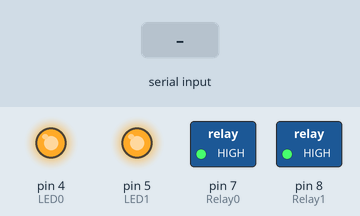
Simulated run of this sketch. Board: Arduino Uno, built with avr-gcc and run on an emulated ATmega328P. On the bench: switched loads named in the sketch (green lamp = pin HIGH), output pins drawn as LEDs (lit = HIGH). Inputs (shaded band) come from the test bench. Pins used as bus, display or sensor lines are not drawn; what the sketch prints to the serial monitor is not drawn.

Above: at 1.3 s.
1.4 s: "E" received over the second serial link
At 2.0 s:
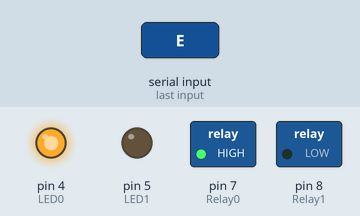
4.4 s: "e" received over the second serial link
At 5.1 s:
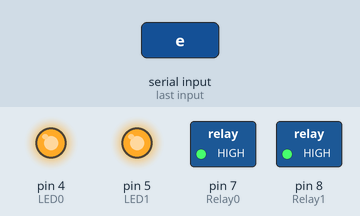
Timing chart, 0 to 7.4 s (numbered marks = the images above; inputs shaded):
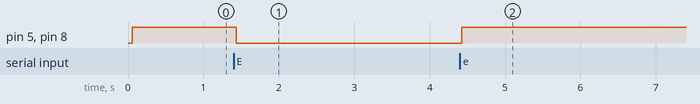

Measured:
- after the input at 1.4 s, pin 5 (LED1), pin 8 (Relay1): HIGH → LOW at once
- after the input at 4.4 s, pin 5 (LED1), pin 8 (Relay1): LOW → HIGH at once

The sketch:

SmartLockCODv1.ino
```cpp
#include <SPI.h>
#include <MFRC522.h>
#include <SoftwareSerial.h>
#include <EEPROM.h>

SoftwareSerial BTSerial(2, 3);  // RX, TX

#define SS_PIN 10
#define RST_PIN 9

byte readCard[4];

String tagID = "";
MFRC522 mfrc522(SS_PIN, RST_PIN);

#define LED0 4
#define LED1 5

#define BT_status 6

#define Relay0 7
#define Relay1 8

bool UnlockNFC = false;
bool UnlockBT = false;
bool DeviceUnlock = false;

uint32_t bt_last_millis = 0;
void setup() {
  Serial.begin(9600);
  BTSerial.begin(9600);
  SPI.begin();

  mfrc522.PCD_Init();
  delay(4);
  //Show details of PCD - MFRC522 Card Reader
  mfrc522.PCD_DumpVersionToSerial();

  pinMode(LED0, OUTPUT);
  pinMode(LED1, OUTPUT);
  pinMode(BT_status, INPUT);
  pinMode(Relay0, OUTPUT);
  pinMode(Relay1, OUTPUT);

  LockRelay0();
  LockRelay1();
  LED0_OFF();
  LED1_OFF();

  // EEPROM.write(0x10, false);
  // EEPROM.write(0x20, false);
  // EEPROM.write(0x30, false);
  // EEPROM.write(0x40, false);

  // EEPROM.write(0x10, true);
  // WriteIDToEEPROM(0x11, MasterTag);

  Serial.print("EEPROM tag1 Reg:");
  Serial.println(EEPROM.read(0x10));
  Serial.print("EEPROM tag1 ID:");
  Serial.println(GetIDFromEEPROM(0x11));

  Serial.println("--------------------------");
  Serial.println(" Access Control ");
  Serial.println("Scan Your Card>>");
  bt_last_millis = millis();
}


void loop() {
  //----------------------------------------------------------------------
  //Wait until new tag is available
  while (getID()) {
    Serial.print("ID Read Success\ntagID:");
    Serial.println(tagID);
    int tagNum = 0x10;
    for (int a = 0; a < 4; a++) {
      Serial.print("Read ID at 0x");
      Serial.println(tagNum, HEX);
      if (EEPROM.read(tagNum) == true && tagID == GetIDFromEEPROM(tagNum + 1)) {
        UnlockNFCmode();
      }
      tagNum += 0x10;
    }


    delay(2000);
    Serial.println(" Access Control ");
    Serial.println("Scan Your Card>>");
  }
  //----------------------------------------------------------------------

  if (!BTstatus) {
    UnlockBT = false;
  }
  if (UnlockBT) {
    LED1_ON();
    UnlockRelay1();
  } else {
    UnlockNFC = false;
    LED1_OFF();
    LockRelay1();
  }


  if (UnlockNFC) {
    LED0_ON();
    UnlockRelay0();
  } else {
    LED0_OFF();
    LockRelay0();
  }


  if (BTSerial.available() > 0) {
    uint8_t UARTdata = BTSerial.read();

    Serial.println("BT msg recieved!");
    Serial.print("DATA:");
    Serial.println(UARTdata);
    if (UARTdata >= 'A' && UARTdata <= 'D') {
      Register((UARTdata - 64) * 0x10);
    } else if (UARTdata >= 'a' & UARTdata <= 'd') {
      EEPROM.write((UARTdata - 96) * 0x10, false);
    } else if (UARTdata == 'E') {
      UnlockBT = true;
    } else if (UARTdata == 'e') {
      UnlockBT = false;
    }
  }


  if (UnlockNFC == true && UnlockBT == true) {
    DeviceUnlock = true;
  } else {
    DeviceUnlock = false;
  }

  if (millis() - bt_last_millis >= 1500) {
    BT_SendNFC_Reg();
    bt_last_millis = millis();
  }
}


void UnlockNFCmode() {
  Serial.println(" Access Granted!");
  Serial.println("--------------------------");
  LED0_ON();
  UnlockRelay0();
  UnlockNFC = true;
}


bool BTstatus() {
  return digitalRead(BT_status);
}


void LockRelay0() {
  digitalWrite(Relay0, 1);
}

void UnlockRelay0() {
  digitalWrite(Relay0, 0);
}

void LockRelay1() {
  digitalWrite(Relay1, 1);
}

void UnlockRelay1() {
  digitalWrite(Relay1, 0);
}
```

Bluetooth.ino
```cpp
void BT_SendNFC_Reg() {
  bool tag1 = EEPROM.read(0x10);
  bool tag2 = EEPROM.read(0x20);
  bool tag3 = EEPROM.read(0x30);
  bool tag4 = EEPROM.read(0x40);

  String msg = "A," + String(tag1) + "," + String(tag2) + "," + String(tag3) + "," + String(tag4) + "," + String(DeviceUnlock) + ",B";
  Serial.print("BT Written:");
  Serial.println(msg);
  BTSerial.print(msg);
}
```

LEDfunctions.ino
```cpp
void LED0_ON() {
  digitalWrite(LED0, 0);
}

void LED0_OFF() {
  digitalWrite(LED0, 1);
}

void LED1_ON() {
  digitalWrite(LED1, 0);
}

void LED1_OFF() {
  digitalWrite(LED1, 1);
}
```

RFID.ino
```cpp
/**********************************************************************************************
 * getID() function
 * Read new tag if available
**********************************************************************************************/
boolean getID() {
  //MMMMMMMMMMMMMMMMMMMMMMMMMMMMMMMMMMMMMMMMMMMMMMMMMMMM
  // Getting ready for Reading PICCs
  //If a new PICC placed to RFID reader continue
  if (!mfrc522.PICC_IsNewCardPresent()) {
    return false;
  }
  //MMMMMMMMMMMMMMMMMMMMMMMMMMMMMMMMMMMMMMMMMMMMMMMMMMMM
  //Since a PICC placed get Serial and continue
  if (!mfrc522.PICC_ReadCardSerial()) {
    return false;
  }
  //MMMMMMMMMMMMMMMMMMMMMMMMMMMMMMMMMMMMMMMMMMMMMMMMMMMM
  tagID = "";
  // The MIFARE PICCs that we use have 4 byte UID
  for (uint8_t i = 0; i < 4; i++) {
    //readCard[i] = mfrc522.uid.uidByte[i];
    // Adds the 4 bytes in a single String variable
    tagID.concat(String(mfrc522.uid.uidByte[i], HEX));
  }
  //MMMMMMMMMMMMMMMMMMMMMMMMMMMMMMMMMMMMMMMMMMMMMMMMMMMM
  tagID.toUpperCase();
  Serial.print("ID:");
  Serial.println(tagID);
  mfrc522.PICC_HaltA();  // Stop reading
  return true;
  //MMMMMMMMMMMMMMMMMMMMMMMMMMMMMMMMMMMMMMMMMMMMMMMMMMMM
}
```

NFC_Register.ino
```cpp
String GetIDFromEEPROM(int addrOffset) {
  int newStrLen = 8;
  char data[newStrLen + 1];
  for (int i = 0; i < newStrLen; i++) {
    data[i] = EEPROM.read(addrOffset + i);
  }
  data[newStrLen] = '\0';  // !!! NOTE !!! Remove the space between the slash "/" and "0" (I've added a space because otherwise there is a display bug)
  return String(data);
}

void WriteIDToEEPROM(int AddressToSet, const String &strToWrite) {
  EEPROM.write(AddressToSet, strToWrite[0]);
  EEPROM.write(AddressToSet + 1, strToWrite[1]);
  EEPROM.write(AddressToSet + 2, strToWrite[2]);
  EEPROM.write(AddressToSet + 3, strToWrite[3]);
  EEPROM.write(AddressToSet + 4, strToWrite[4]);
  EEPROM.write(AddressToSet + 5, strToWrite[5]);
  EEPROM.write(AddressToSet + 6, strToWrite[6]);
  EEPROM.write(AddressToSet + 7, strToWrite[7]);
}

void Register(int AddressToStore) {
  UnlockNFC = false;
  while (!getID()) {
    LED0_ON();
    LED1_OFF();
    delay(50);
    LED0_OFF();
    LED1_ON();
    delay(50);
  }

  EEPROM.write(AddressToStore, true);
  WriteIDToEEPROM(AddressToStore+1, tagID);

  delay(2000);
}
```
